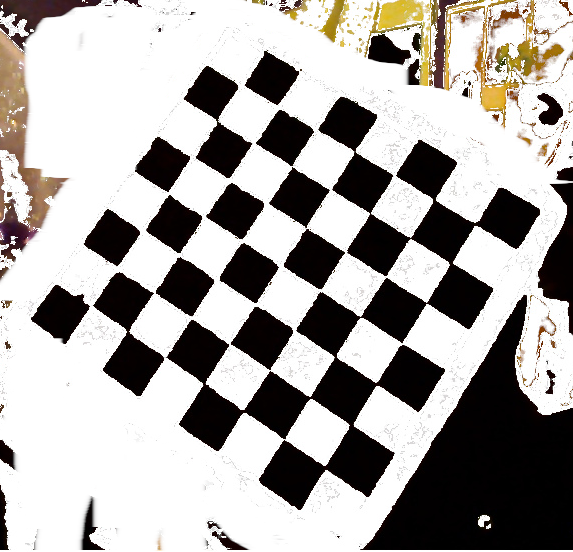
#> input picture chess36.png, 573 x 552 px, given as the content of the folder /home/artichoke/Computer Vision/ps3/pic, which was not available
$ python CalMat.py
#> lines starting #> are read from the running program, lines starting #| are printed output that depends on the picture; pictures that were not available may be replaced by others from this repository, and a replacement may not be noted
import numpy as np
import cv2 as cv
import glob

### CalMat produces the
def CalMat():

    c = 0
    criteria = (cv.TERM_CRITERIA_EPS + cv.TERM_CRITERIA_MAX_ITER, 30, 0.001)
    objp = np.zeros((6*7, 3), np.float32)
    objp[:,:2] = np.mgrid[0:7,0:6].T.reshape(-1,2)
    axis = np.float32([[3,0,0],[0,3,0],[0,0,-3]]).reshape(-1, 3)
    print(axis)
    objpoints = [ ]
    imgpoints = [ ]
    images = glob.glob('/home/artichoke/Computer Vision/ps3/pic/chess*.png')
    for fname in images:
        print('stare')
        img = cv.imread(fname)
#> img is the input picture: shape (552, 573, 3); mean B, G, R 164.1, 166.7, 169.9
        cv.imshow('img', img)
        cv.waitKey(0)
        cv.destroyAllWindows()
        gray = cv.cvtColor(img, cv.COLOR_BGR2GRAY)
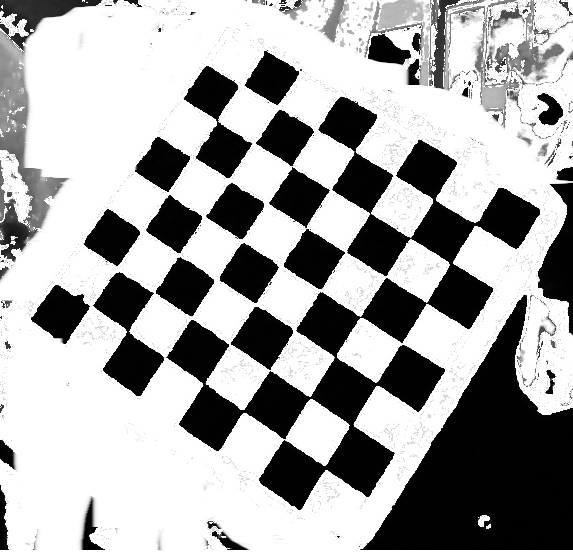
#> gray: shape (552, 573); min 0, max 255, mean 167.3
        ret, corners = cv.findChessboardCorners(gray, (7,6), None)
#> ret = False; corners = None
        print(ret, c)
#| False 0
        c+=1
        if ret == True:
            objpoints.append(objp)
            corners2 = cv.cornerSubPix(gray, corners, (11,11), (-1, -1), criteria)
            imgpoints.append(corners)
            cv.drawChessboardCorners(img, (7,6), corners2, ret)
            cv.imshow('img', img)
            cv.waitKey(0)
        cv.destroyAllWindows()
        img2 = cv.imread('/home/artichoke/Computer Vision/ps3/input/left12.jpg')
        h, w = img2.shape[:2]
#> h = 552; w = 573
#> (the run stopped early here; a loop or call above may not have finished)

$ run again, on chess39.png
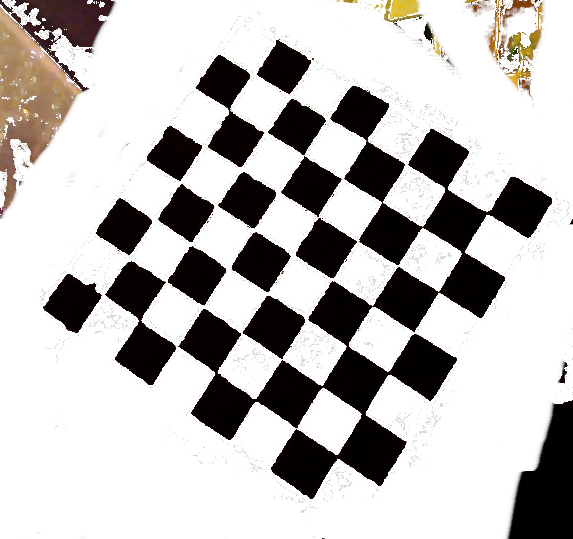
#> input picture chess39.png, 573 x 539 px, given as the content of the folder /home/artichoke/Computer Vision/ps3/pic, which was not available
#> in CalMat, img is the input picture: shape (539, 573, 3); mean B, G, R 186.6, 188.1, 190.7
#> in CalMat, `gray = cv.cvtColor(img, cv.COLOR_BGR2GRAY)`:
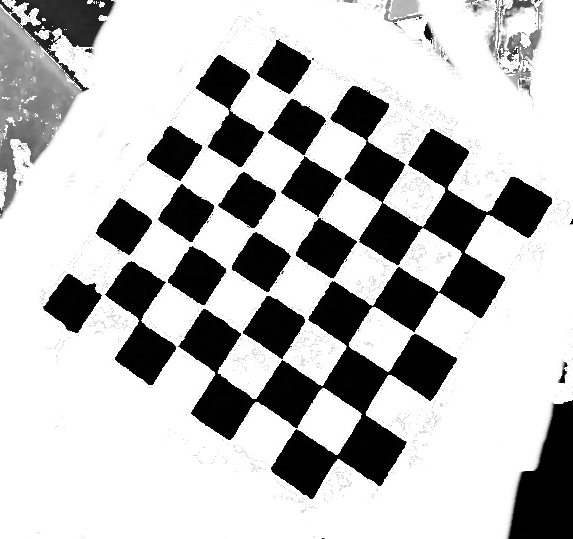
#> gray: shape (539, 573); min 0, max 255, mean 188.7
#> ret = False; corners = None
#| False 0
